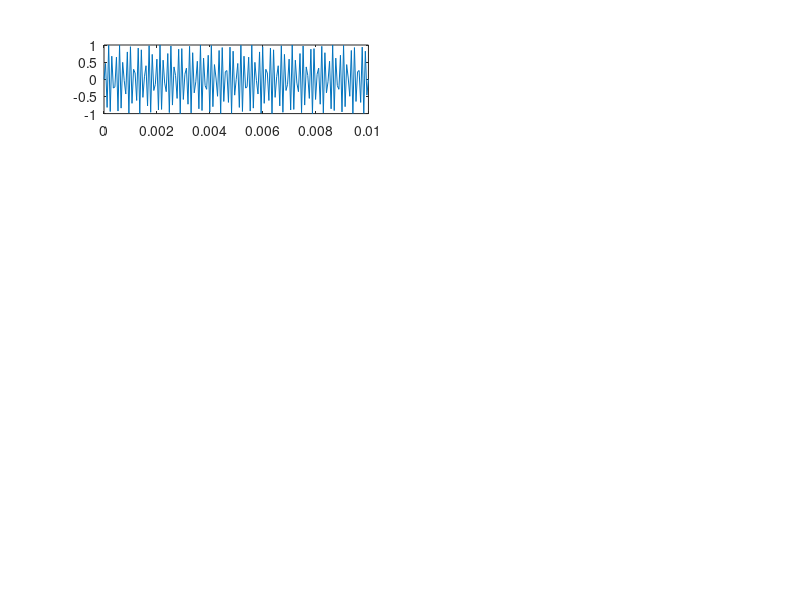

MATLAB code to generate this figure: (Note: this script raises an error after producing the figure.)
clc;
clear;

% Use sinusoid frequency f = 300 Hz
f = [7200,7600,7800,7900,8000];
%
% Sampling frequency and interval
fs = 17000;
Ts = 1/fs;
%
% Set time duration of plot, i.e., 10 msec.
tfinalplot = 10e-3;
%
% Make the time vector for the plot
nplot=0:Ts:tfinalplot;
%
% Make the time vector for replayed sound spurt
% Play the spurt for 2 seconds
tfinal = 2;
nsound=0:Ts:tfinal;
%


set(gcf, 'Position',  [400, 140, 1200, 800]);
%
C = [];
% Make the plot
for i = 1:5
    % Sample the sinusoid.
    xnT = sin(2*pi*f(1,i)*nsound);
    subplot(5,2,i);
    plot(nplot, xnT(1:length(nplot)));
    title("Subplot"+i+ ":"+" "+f(1,i)+"Hz");
    C = cat(2,C,xnT);
    audiowrite(string(f(1,i))+' Hz.wav', xnT, fs);
end

audiowrite('Q3concatenate Hz.wav', C, fs);




%
% Save xnT as a wav sound file, soundfile.wav.
% 
%
% Uncomment/edit this next line to save the graph.
% exportgraphics(gcf, ’filename_you_want.jpg’);
%